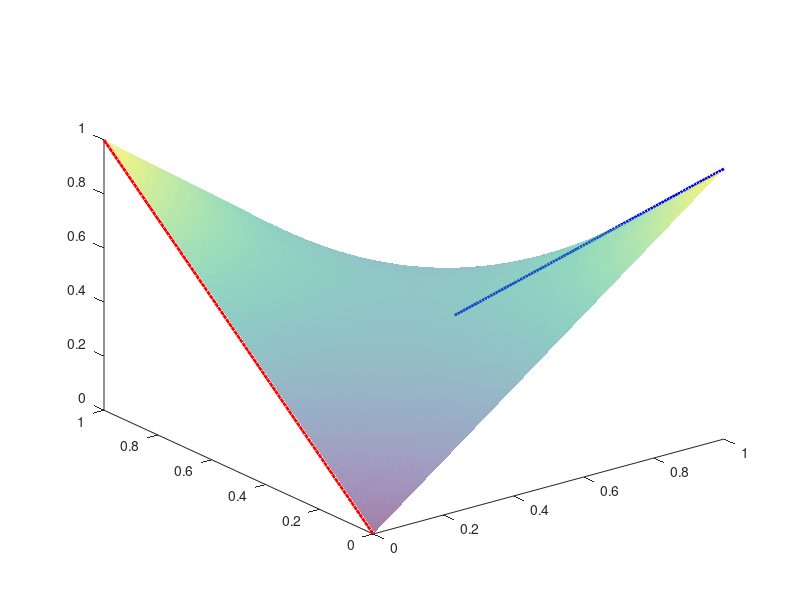

This figure's MATLAB source:
% Define the points
P1 = [0, 0, 0];
P2 = [0, 1, 1];
R1 = [1, 0, 1];
R2 = [1, 1, 0];

% Parametric equations for p(u) and r(u)
p = @(u) (1 - u) * P1 + u * P2;
r = @(u) (1 - u) * R1 + u * R2;

% Parametric surface equation s(u, v)
s = @(u, v) (1 - v) * p(u) + v * r(u);

% Define the grid for u and v
u_vals = linspace(0, 1, 100);
v_vals = linspace(0, 1, 100);

% Initialize the surface data matrices
[X, Y] = meshgrid(u_vals, v_vals);
Z = zeros(size(X));

% Calculate the points on the surface
for i = 1:numel(X)
    s_point = s(X(i), Y(i));
    Z(i) = s_point(3);
end

% Evaluate the two curves p(u) and r(u)
p_vals = arrayfun(@(u) p(u), u_vals, 'UniformOutput', false);
r_vals = arrayfun(@(u) r(u), u_vals, 'UniformOutput', false);

p_vals = cell2mat(p_vals');
r_vals = cell2mat(r_vals');

% Plot the curve p(u)
plot3(p_vals(:, 1), p_vals(:, 2), p_vals(:, 3), 'r', 'LineWidth', 2);
hold on;

% Plot the curve r(u)
plot3(r_vals(:, 1), r_vals(:, 2), r_vals(:, 3), 'b', 'LineWidth', 2);
hold on;

% Plot the surface
surf(X, Y, Z, 'FaceAlpha', 0.5, 'EdgeColor', 'none');
hold on;
